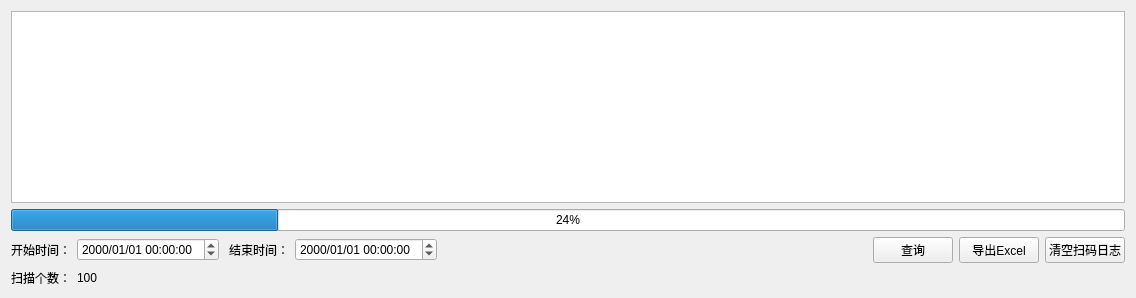
          <widget class="QWidget" name="scanlogtab">
           <attribute name="title">
            <string>扫码日志</string>
           </attribute>
           <layout class="QGridLayout" name="gridLayout_45">
            <item row="0" column="0" colspan="8">
             <widget class="QTableView" name="tbvScanLogs"/>
            </item>
            <item row="1" column="0" colspan="8">
             <widget class="QProgressBar" name="prgExportScanLog">
              <property name="value">
               <number>24</number>
              </property>
             </widget>
            </item>
            <item row="2" column="0">
             <widget class="QLabel" name="label_198">
              <property name="text">
               <string>开始时间：</string>
              </property>
              <property name="alignment">
               <set>Qt::AlignRight|Qt::AlignTrailing|Qt::AlignVCenter</set>
              </property>
             </widget>
            </item>
            <item row="2" column="1">
             <widget class="QDateTimeEdit" name="dteScanLogStart">
              <property name="sizePolicy">
               <sizepolicy hsizetype="Preferred" vsizetype="Fixed">
                <horstretch>0</horstretch>
                <verstretch>0</verstretch>
               </sizepolicy>
              </property>
              <property name="minimumSize">
               <size>
                <width>142</width>
                <height>20</height>
               </size>
              </property>
              <property name="displayFormat">
               <string>yyyy/MM/dd HH:mm:ss</string>
              </property>
             </widget>
            </item>
            <item row="2" column="2">
             <widget class="QLabel" name="label_199">
              <property name="text">
               <string> 结束时间：</string>
              </property>
              <property name="alignment">
               <set>Qt::AlignRight|Qt::AlignTrailing|Qt::AlignVCenter</set>
              </property>
             </widget>
            </item>
            <item row="2" column="3">
             <widget class="QDateTimeEdit" name="dteScanLogEnd">
              <property name="sizePolicy">
               <sizepolicy hsizetype="Preferred" vsizetype="Fixed">
                <horstretch>0</horstretch>
                <verstretch>0</verstretch>
               </sizepolicy>
              </property>
              <property name="minimumSize">
               <size>
                <width>142</width>
                <height>20</height>
               </size>
              </property>
              <property name="displayFormat">
               <string>yyyy/MM/dd HH:mm:ss</string>
              </property>
             </widget>
            </item>
            <item row="2" column="4">
             <spacer name="horizontalSpacer_67">
              <property name="orientation">
               <enum>Qt::Horizontal</enum>
              </property>
              <property name="sizeHint" stdset="0">
               <size>
                <width>424</width>
                <height>20</height>
               </size>
              </property>
             </spacer>
            </item>
            <item row="2" column="5">
             <widget class="QPushButton" name="btScanLogQuerry">
              <property name="text">
               <string>查询</string>
              </property>
             </widget>
            </item>
            <item row="2" column="6">
             <widget class="QPushButton" name="btScanLogExport">
              <property name="text">
               <string>导出Excel</string>
              </property>
             </widget>
            </item>
            <item row="2" column="7">
             <widget class="QPushButton" name="btClearScanLog">
              <property name="text">
               <string>清空扫码日志</string>
              </property>
             </widget>
            </item>
            <item row="3" column="0">
             <widget class="QLabel" name="label_201">
              <property name="text">
               <string>扫描个数：</string>
              </property>
              <property name="alignment">
               <set>Qt::AlignRight|Qt::AlignTrailing|Qt::AlignVCenter</set>
              </property>
             </widget>
            </item>
            <item row="3" column="1">
             <widget class="QLabel" name="lbScanNum">
              <property name="text">
               <string>100</string>
              </property>
             </widget>
            </item>
           </layout>
          </widget>
